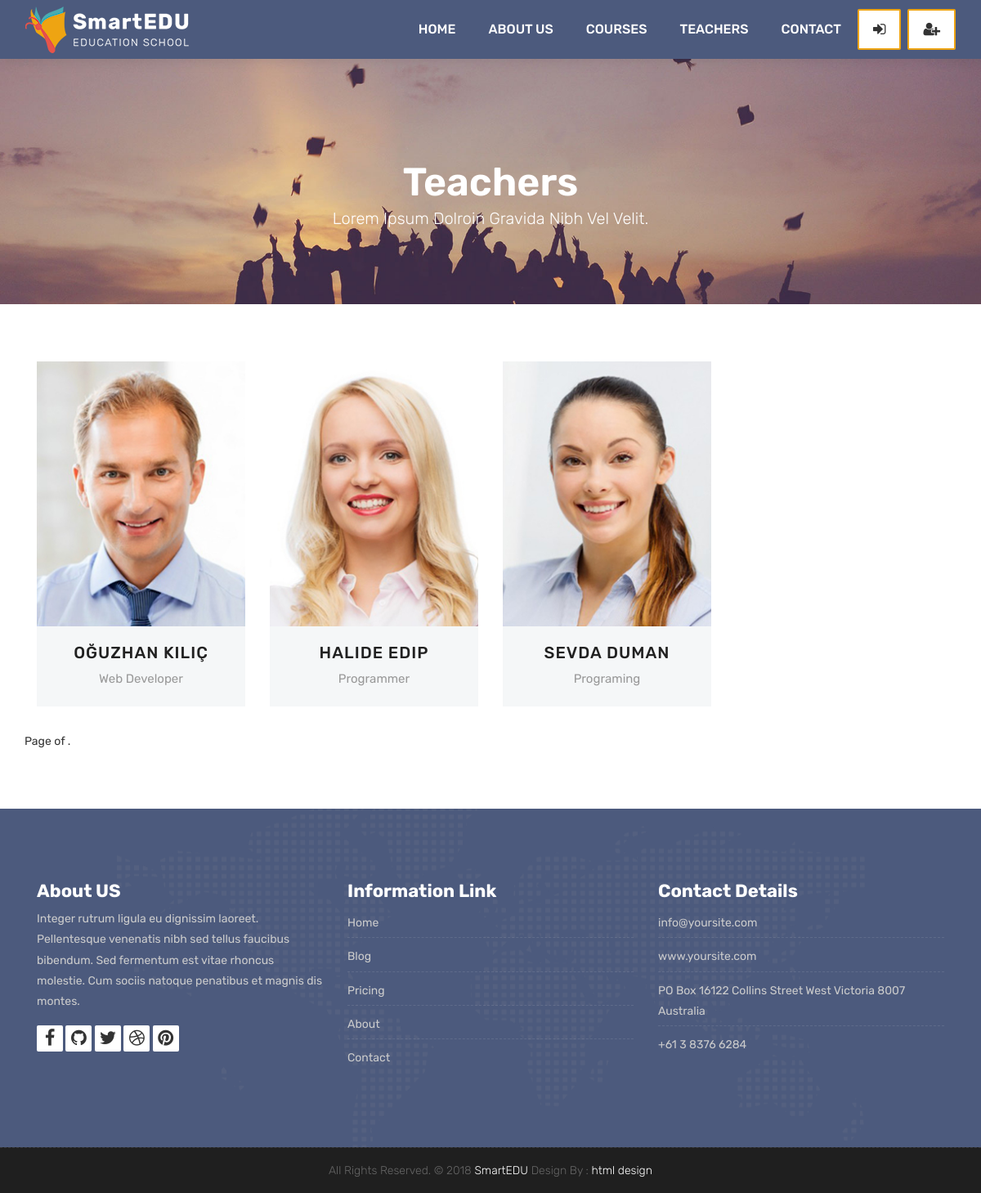
Page /teacher/ on the committed database.
### teachers/models.py (models this page shows, shortened)
class Teacher(models.Model):
	name = models.CharField(max_length=50)
	title = models.CharField(max_length=50)
	description = models.TextField(blank=True)
	image = models.ImageField(upload_to="courses/%Y/%m/%d/")
	facebook = models.URLField(max_length=100, blank=True)
	twitter = models.URLField(max_length=100, blank=True)
	linkedin = models.URLField(max_length=100, blank=True)
	youtube = models.URLField(max_length=100, blank=True)

### teachers/views.py (the view)
# urls.py: path('', TeacherListView.as_view(), name='teachers'),
class TeacherListView(ListView):
	model = Teacher
	template_name = 'teachers.html'
	context_object_name = 'teachers'

### templates/teachers.html (shortened to what this page needs)
{% extends 'partials/_base.html' %}
{% load static %}
{% block content %}
<div class="all-title-box">
	<div class="container text-center">
		<h1>Teachers<span class="m_1">Lorem Ipsum dolroin gravida nibh vel velit.</span></h1>
	</div>
</div>
<div id="teachers" class="section wb">
	<div class="container">
		<div class="row">
			{% for teacher in teachers %}
			<div class="col-lg-3 col-md-6 col-12">
				<div class="our-team">
					<div class="team-img">
						<img src="{{teacher.image.url}}">
					</div>
					<div class="team-content">
						<h3 class="title"><a href="{% url 'teacher_detail' teacher.pk %}">{{teacher.name}}</a></h3>
						<span class="post">{{teacher.title}}</span>
					</div>
				</div>
			</div>
			{% endfor %}
		</div>
		<div class="row">
			<div class="pagination">
				<span class="step-links">
					<span class="current">
						Page {{ page_obj.number }} of {{ page_obj.paginator.num_pages }}.
					</span>
				</span>
			</div>
		</div>
	</div>
</div>
{% endblock %}

### static/style.css (style rules this page uses)
body { color: #333333; font-size: 14px; font-family: 'Rubik', sans-serif; line-height: 1.80857; }
html, body { height: 100%; }
a { color: #1f1f1f; text-decoration: none !important; outline: none !important; -webkit-transition: all .3s ease-in-out; -moz-transition: all .3s ease-in-out; -ms-transition: all .3s ease-in-out; -o-transition: all .3s ease-in-out; transition: all .3s ease-in-out; }
h1, h2, h3, h4, h5, h6 { letter-spacing: 0; font-weight: normal; position: relative; padding: 0 0 10px 0; font-weight: normal; line-height: 120% !important; color: #1f1f1f; margin: 0 }
h1 { font-size: 24px }
h3 { font-size: 18px }
h1 a, h2 a, h3 a, h4 a, h5 a, h6 a { color: #212121; text-decoration: none!important; opacity: 1 }
a { color: #1f1f1f; text-decoration: none; outline: none; }
a, .btn { text-decoration: none !important; outline: none !important; -webkit-transition: all .3s ease-in-out; -moz-transition: all .3s ease-in-out; -ms-transition: all .3s ease-in-out; -o-transition: all .3s ease-in-out; transition: all .3s ease-in-out; }
.section { display: block; position: relative; overflow: hidden; padding: 70px 0; }
.section.wb { background-color: #ffffff; }
.all-title-box { background: url(images/banner.jpg)no-repeat; -webkit-background-size: cover; -moz-background-size: cover; -o-background-size: cover; background-size: cover; background-position: center; min-height: 300px; }
.all-title-box h1 { color: #fff; font-weight: 600; text-transform: capitalize; padding-top: 11%; font-size: 48px; line-height: 0px; }
span.m_1 { font-weight: 300; font-size: 20px; line-height: 1.5em; display: block; }
.our-team { text-align: center; margin-bottom: 30px; }
.our-team .team-img { overflow: hidden; position: relative; }
.our-team .team-img img { width: 100%; height: auto; }
.our-team .team-content { padding: 20px 0; background: #f5f7f8; color: #54478a; }
.our-team .title { display: block; font-size: 20px; font-weight: 500; letter-spacing: 1px; text-transform: uppercase; margin: 0 0 7px 0; padding: 0px; }
.our-team .post { display: block; font-size: 15px; color: #999; }

### rows in the picture
Teacher: image (picture), name "OĞUZHAN KILIÇ", title "Web Developer"
Teacher: image (picture), name "HALIDE EDIP", title "Programmer"
Teacher: image (picture), name "SEVDA DUMAN", title "Programing"
